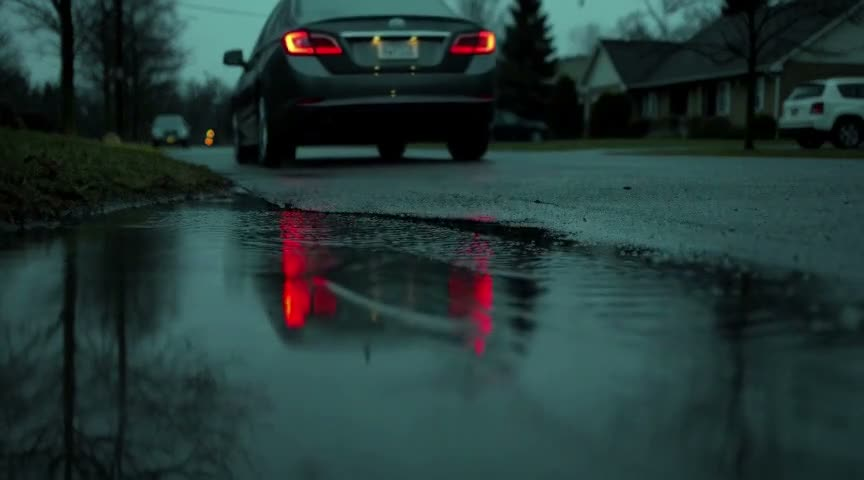
#> input picture 视频制作/comfyui-h3-5090/evidence/f10_src_1.6.jpg, 864 x 480 px; its folder holds only this picture in this run
$ python -i ep04viz.py   (imports and definitions only)
#> lines starting #> are read from the running program, lines starting #| are printed output that depends on the picture
#!/usr/bin/env python3
# -*- coding: utf-8 -*-
"""
第 04 期《你的身体，比参数表更懂车》视觉库
==========================================
横屏 1920×1080 / 24fps / 2.35:1 遮幅（上下各 132px 黑边由 finalize 统一加）。

设计语言（承接「vibe 知识共赏」系列）：
- 真实 B-roll / 静帧底片压暗、冷蓝青影调 + 暖琥珀高光；
- 数据层是「压在实拍上的光」：细线 + 柔辉光 + 等宽数字刻度，不做灰底图表卡；
- 曲线用真实数学函数生成（阻尼振荡 / 二阶系统冲击响应 / jerk 导数 / 心跳合成）；
- 全片统一颗粒、暗角、调色；字幕在 2.35 遮幅下黑边内，不与画面争第一视觉重点。

本模块只放可复用图元（cv2 矢量 + PIL 文字 + numpy 后期），场景在 scene_body.py。
"""
import math
import os

import cv2
import numpy as np
from PIL import Image, ImageDraw, ImageFilter, ImageFont

W, H, FPS = 1920, 1080, 24
BAR = 132                       # 2.35:1：1080 - 2*132 = 816; 1920/816 ≈ 2.353
SAFE_T, SAFE_B = BAR, H - BAR   # 内容安全区（数据层不进黑边）

ROOT = os.path.dirname(os.path.abspath(__file__))

# ---------------------------------------------------------------- fonts
F_SERIF = "/usr/share/fonts/opentype/noto/NotoSerifCJK-Bold.ttc"
F_SERIF_R = "/usr/share/fonts/opentype/noto/NotoSerifCJK-Regular.ttc"
F_SANS = "/usr/share/fonts/opentype/noto/NotoSansCJK-Bold.ttc"
F_SANS_R = "/usr/share/fonts/opentype/noto/NotoSansCJK-Regular.ttc"
F_MONO = "/usr/share/fonts/truetype/dejavu/DejaVuSansMono-Bold.ttf"

# ---------------------------------------------------------------- palette
INK = (6, 10, 14)
INK2 = (12, 18, 24)
BONE = (242, 238, 229)
MUTED = (150, 166, 176)
DIM = (92, 110, 122)
TEAL = (74, 226, 212)
TEAL_D = (24, 96, 100)
AMBER = (244, 172, 98)
GOLD = (235, 197, 122)
EMBER = (232, 92, 80)
ICE = (168, 222, 238)
WHITE = (248, 246, 240)


def c8(c):
    return tuple(int(max(0, min(255, v))) for v in c)


def ease_out_cubic(t):
    t = max(0.0, min(1.0, t))
    return 1 - (1 - t) ** 3


def ease_in_cubic(t):
    t = max(0.0, min(1.0, t))
    return t ** 3


def ease_in_out(t):
    t = max(0.0, min(1.0, t))
    return 0.5 - 0.5 * math.cos(math.pi * t)


# [8 lines left out: function smoothstep, not called in this run]


def clamp(x, a=0.0, b=1.0):
    return a if x < a else (b if x > b else x)


def lerp(a, b, t):
    return a + (b - a) * t


# [66 lines left out: functions window, damped_osc, two_dof_quarter_car, not called in this run]


# ---------------------------------------------------------------- text
_TEX = {}


# [44 lines left out: functions _font, text_tex, not called in this run]


def text_size(s, size, font=F_SERIF, stroke=0, track=0.0):
    im = text_tex(s, size, BONE, font, stroke, track=track)
    return im.size


_ANCHOR = {"mm": (0.5, 0.5), "lm": (0.0, 0.5), "rm": (1.0, 0.5),
           "mt": (0.5, 0.0), "mb": (0.5, 1.0), "lt": (0.0, 0.0),
           "rt": (1.0, 0.0), "lb": (0.0, 1.0), "rb": (1.0, 1.0)}


# [42 lines left out: function draw_text, not called in this run]


# ---------------------------------------------------------------- painter
class Painter:
    """RGB 画布 + 按颜色累积的矢量笔画（cv2 AA），flush 时统一上色+柔光。

    stroke 参数：
      pts     (N,2) 屏幕坐标
      color   颜色（key）
      width   线宽（px）
      alpha   不透明度 0..1
      glow    柔光辉光半径（px，0 关闭）
      glow_a  辉光强度
    先调若干 stroke/dot/poly，再 flush()。多次 flush 会清空累积。
    """

    # [53 lines left out: functions __init__, _m, stroke, dot, not called in this run]

    def rect(self, xy0, xy1, color, alpha=1.0, width=2, glow=0, glow_a=0.5):
        pts = [(xy0[0], xy0[1]), (xy1[0], xy0[1]), (xy1[0], xy1[1]), (xy0[0], xy1[1])]
        return self.stroke(pts, color, width, alpha, glow, glow_a, closed=True)

    # [90 lines left out: functions fill_poly, fill_circle, fill_rect, halo, flush, add, not called in this run]

    def clip(self):
        np.clip(self.rgb, 0.0, 1.0, out=self.rgb)
        return self

    # [20 lines left out: functions bloom, vignette, grain, not called in this run]

    def to_image(self):
        self.clip()
        return Image.fromarray((self.rgb * 255).astype(np.uint8))


_VIG = None


# [9 lines left out: function _vignette, not called in this run]


# ---------------------------------------------------------------- backgrounds
_IMGCACHE = {}


def load_plate(path, max_w=3840):
    """加载并缓存底片（一次缩放到 3840 宽，供慢推/漂移用）。"""
#> called with max_w = 3840
    key = (path, max_w)
    im = _IMGCACHE.get(key)
    if im is None:
        im = Image.open(path).convert("RGB")
#> im is the input picture: PIL image 864x480 RGB; mean R, G, B 35.1, 55.6, 54
        if im.width > max_w:
            im = im.resize((max_w, int(round(im.height * max_w / im.width))), Image.LANCZOS)
        arr = np.asarray(im, dtype=np.float32) / 255.0
        _IMGCACHE[key] = arr
        im = arr
    return im


def plate_frame(path, zoom=1.0, cx=0.5, cy=0.5, dark=0.42, tint=(0.72, 0.86, 1.0),
                blur=0.0, sat=0.9):
    """从底片裁出 1920×1080 帧：zoom≥1，cx/cy 为 0..1 取景中心。返回 float32 RGB。"""
    src = load_plate(path)
    sh, sw = src.shape[:2]
#> sh = 480; sw = 864
    zoom = max(1.0, zoom)
    cw, ch = int(sw / zoom), int(sh / zoom)
#> cw = 864; ch = 480
    x0 = int(np.clip(cx * sw - cw / 2, 0, sw - cw))
#> x0 = 0
    y0 = int(np.clip(cy * sh - ch / 2, 0, sh - ch))
#> y0 = 0
    crop = src[y0:y0 + ch, x0:x0 + cw]
    interp = cv2.INTER_AREA if crop.shape[0] > H else cv2.INTER_LINEAR
#> interp = 1
    out = cv2.resize(crop, (W, H), interpolation=interp)
    if blur > 0.3:
        out = cv2.GaussianBlur(out, (0, 0), blur)
    out = out * np.array(tint, np.float32)[None, None, :]
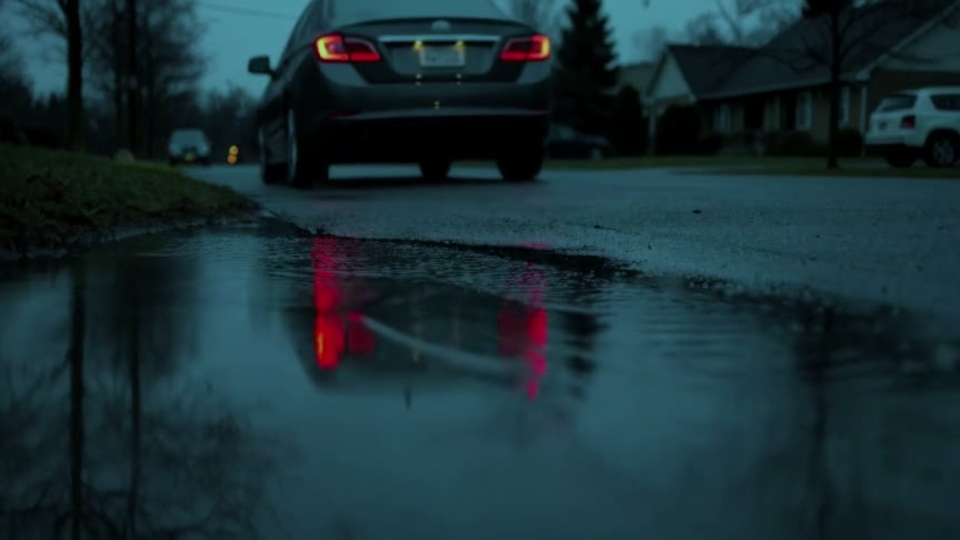
#> out: shape (1080, 1920, 3) float32 (shown at 1/2 size); mean R, G, B 0.099, 0.188, 0.212
    out = out * (1 - dark) + np.array(INK, np.float32) / 255.0 * dark
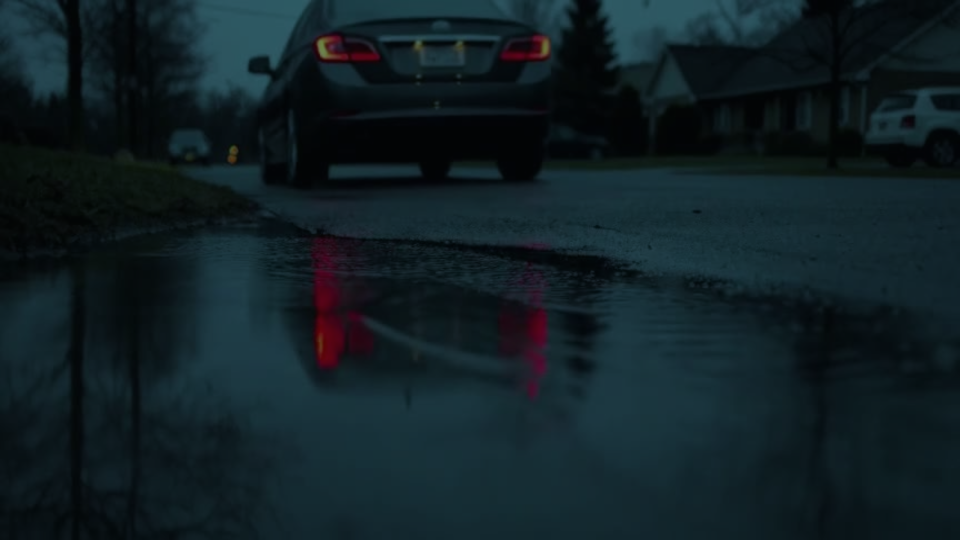
#> out: shape (1080, 1920, 3) float32 (shown at 1/2 size); mean R, G, B 0.0674, 0.125, 0.146
    gray = cv2.cvtColor(out, cv2.COLOR_RGB2GRAY)[..., None]
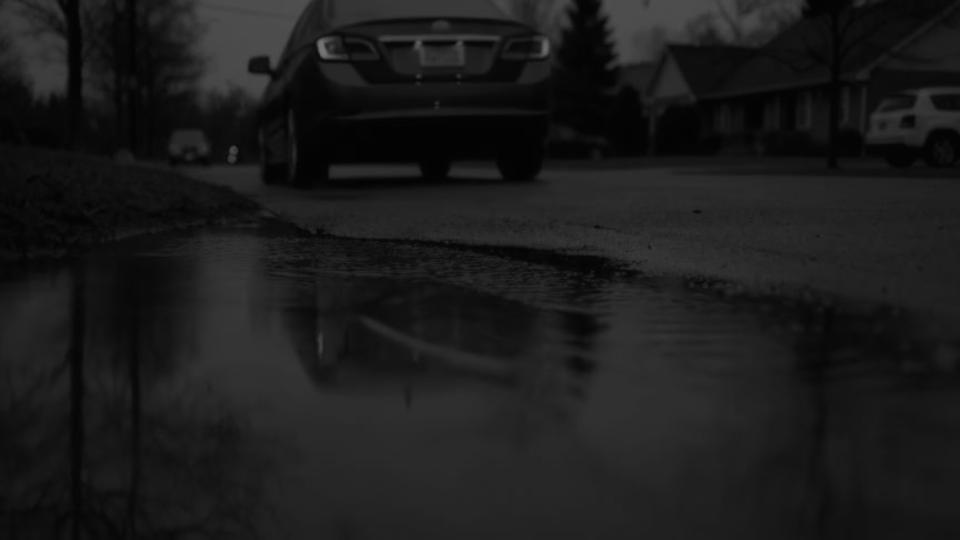
#> gray: shape (1080, 1920, 1) float32 (shown at 1/2 size); min 0.0153, max 0.467, mean 0.11
    out = out * sat + gray * (1 - sat)
    return out


# [56 lines left out: functions video_plate_frame, invert_plate, dashed, glow_curve, curve_points, not called in this run]


class OverlayPainter:
    """RGBA 透明层画布（叠加在实拍 B-roll 上的数据层 / 花字）。

    性能：等所有 stroke/dot/bar/text 累积到按颜色的 uint8 mask，image() 时一次性
    合成（每帧只做少量全画幅 float 运算），比逐图元合成快 5—10 倍。
    """

    # [49 lines left out: functions __init__, _m, _g, stroke, dot, not called in this run]

    def rect(self, xy0, xy1, color, alpha=1.0, width=2, glow=0, glow_a=0.5):
        pts = [(xy0[0], xy0[1]), (xy1[0], xy0[1]), (xy1[0], xy1[1]), (xy0[0], xy1[1])]
        return self.stroke(pts, color, width, alpha, glow, glow_a, closed=True)

    # [102 lines left out: functions bar, glow, text, image, color_grade, soft_light_top, not called in this run]

>>> result = plate_frame('../comfyui-h3-5090/evidence/f10_src_1.6.jpg')

$ run again, on 视频制作/comfyui-h3-5090/evidence/f11_0.05.jpg
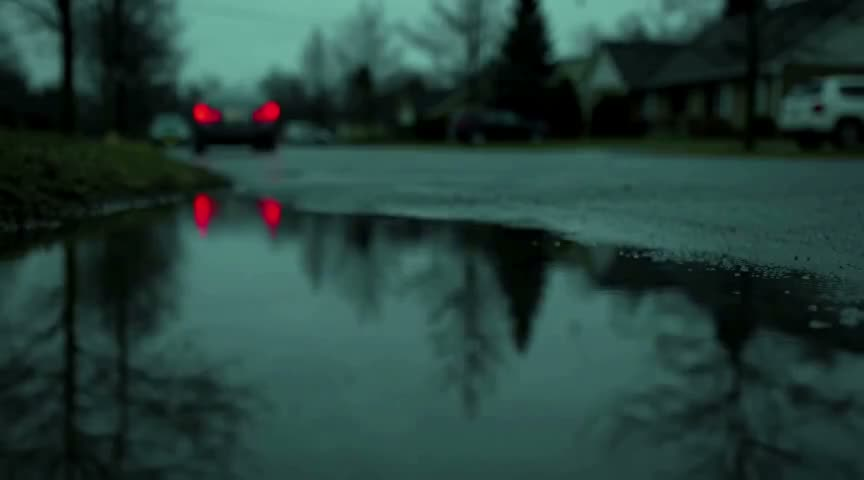
#> input picture 视频制作/comfyui-h3-5090/evidence/f11_0.05.jpg, 864 x 480 px
#> in load_plate, im is the input picture: PIL image 864x480 RGB; mean R, G, B 37, 64.2, 58.4
#> in plate_frame, `out = out * (1 - dark) + np.array(INK, np.float32) / 255.0 * dark`:
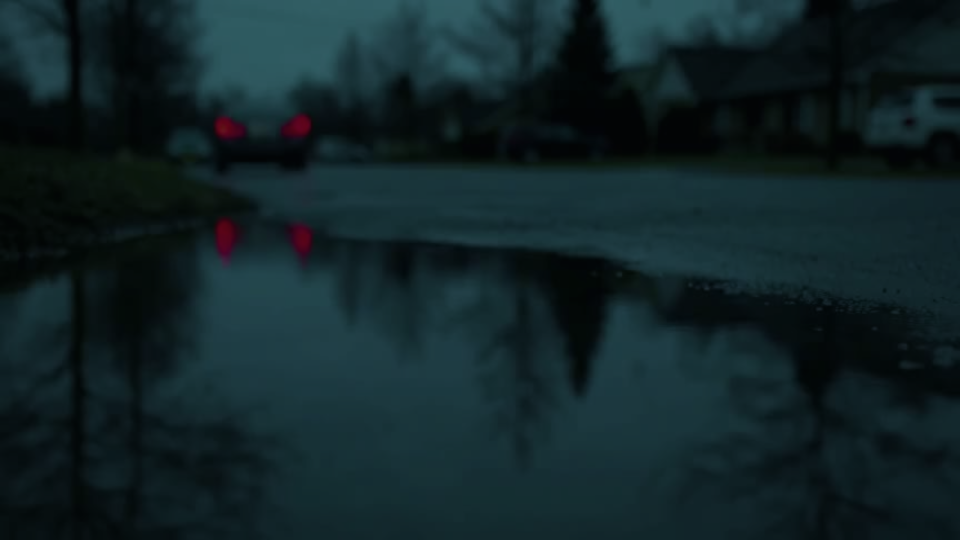
#> out: shape (1080, 1920, 3) float32 (shown at 1/2 size); mean R, G, B 0.0705, 0.142, 0.156
#> in plate_frame, `gray = cv2.cvtColor(out, cv2.COLOR_RGB2GRAY)[..., None]`:
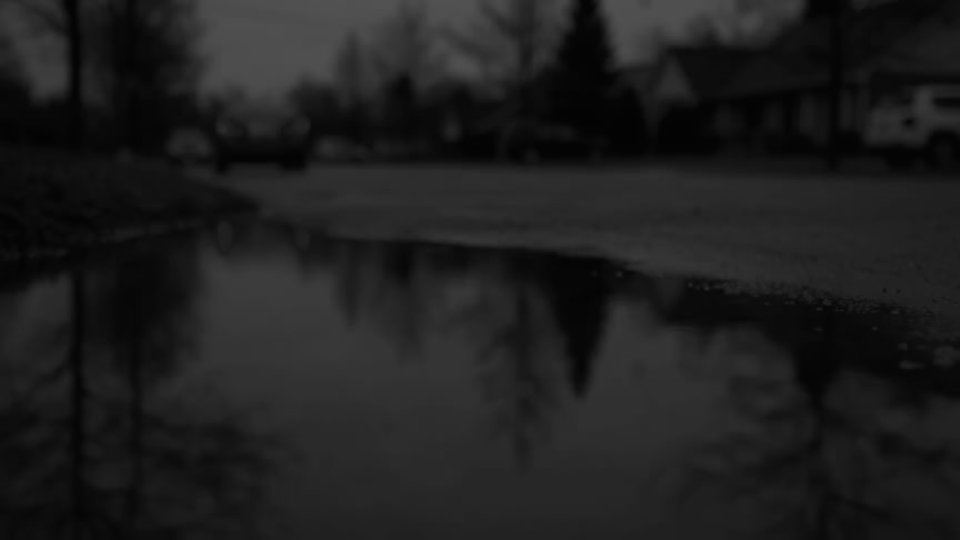
#> gray: shape (1080, 1920, 1) float32 (shown at 1/2 size); min 0.0153, max 0.325, mean 0.122
